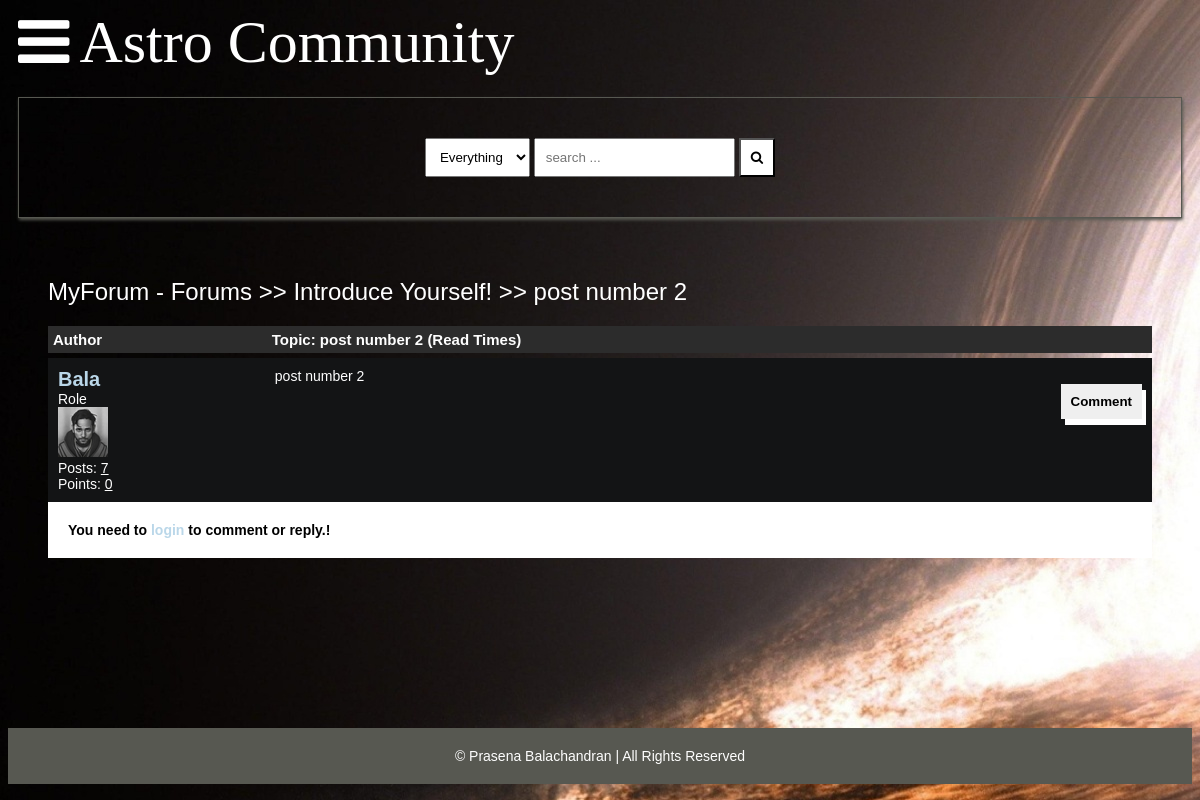
The app's page /detail/post-number-2/, older data.
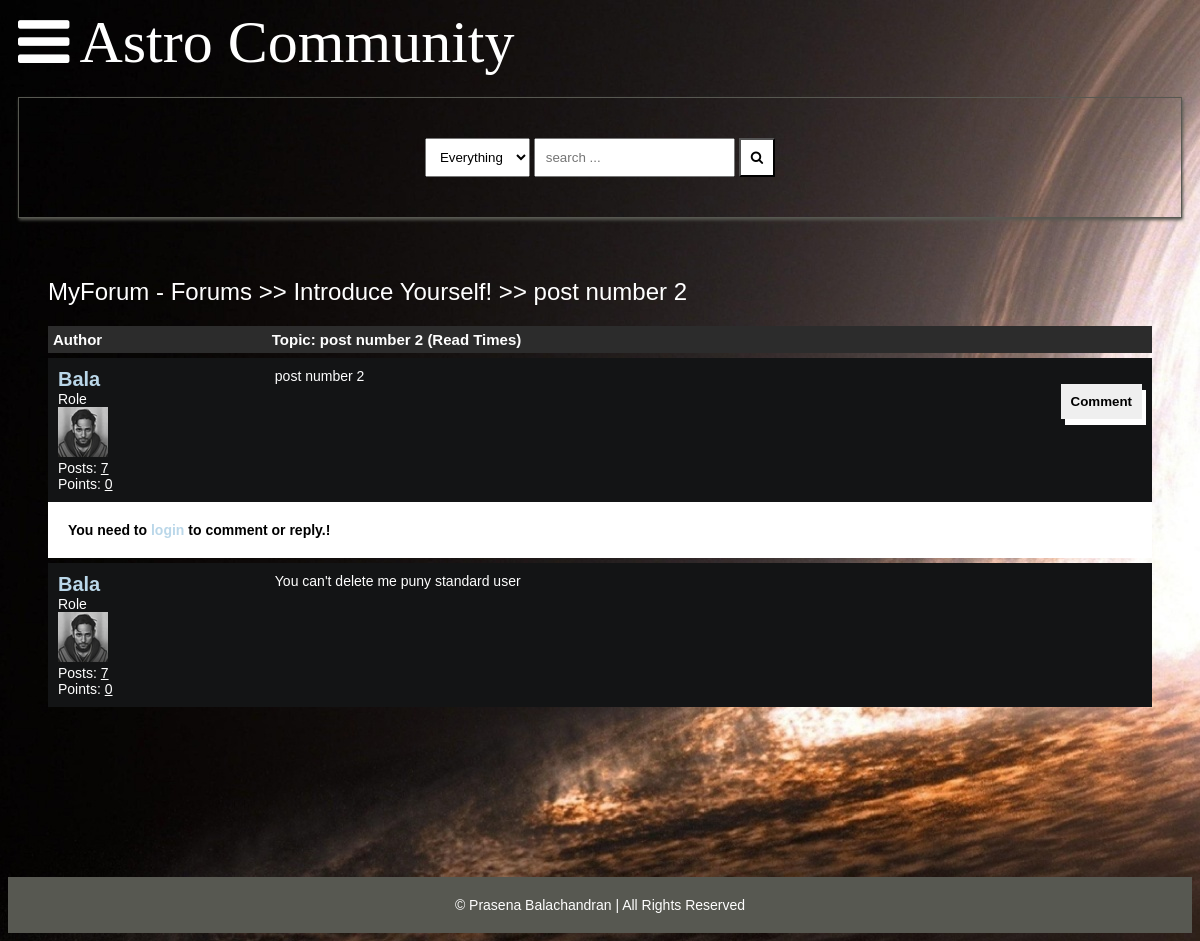
The same page, newer data.
### main/models.py (models this page shows, shortened)
class Comment(models.Model):
    user = models.ForeignKey(Author, on_delete=models.CASCADE)
    content = models.TextField()
    date = models.DateTimeField(auto_now_add=True)
    replies = models.ManyToManyField(Reply, blank=True)

class Author(models.Model):
    user = models.ForeignKey(User, on_delete=models.CASCADE)
    fullname = models.CharField(max_length=40, blank=True)
    slug = slug = models.SlugField(max_length=400, unique=True, blank=True)
    bio = HTMLField()
    points = models.IntegerField(default=0)
    profile_pic = ResizedImageField(
        size=[50, 80],
        quality=100,
        upload_to="authors",
        default=None,
        null=True,
        blank=True,
    )
    @property
    def num_posts(self):
        return Post.objects.filter(user=self).count()

### main/views.py (the view, shortened to what this page needs)
# urls.py: path("detail/<slug>/", detail, name="detail"),
def detail(request, slug):
    post = get_object_or_404(Post, slug=slug)
    if request.user.is_authenticated:
        author = Author.objects.get(user=request.user)
    context = {
        "post": post,
        "title": "ASTRO: "+post.title,
    }
    update_views(request, post)
    return render(request, "detail.html", context)

### main/context_processors.py (called while the page is built, shortened)
def searchFunction(request):
    search_context = {}
    posts = Post.objects.all()
    return search_context

### main/models.py (called while the page is built)
    def __str__(self):
        return self.title

    def get_url(self):
        return reverse("posts", kwargs={"slug": self.slug})

    def get_url(self):
        return reverse("detail", kwargs={"slug": self.slug})

### main/utils.py (called while the page is built)
def update_views(request, object):
    context = {}
    hit_count = get_hitcount_model().objects.get_for_object(object)
    hits = hit_count.hits
    hitcontext = context["hitcount"] = {"pk": hit_count.pk}
    hit_count_response = HitCountMixin.hit_count(request, hit_count)
    if hit_count_response.hit_counted:
        hits = hits+1
        hitcontext["hitcounted"] = hit_count_response.hit_counted
        hitcontext["hit_message"] = hit_count_response.hit_message
        hitcontext["total_hits"] = hits

### templates/detail.html (shortened to what this page needs)
{% extends 'base.html' %} {% load hitcount_tags %} {% block content %}
<div class="container">
	<div class="navigate">
		<span><a href="{% url 'home' %}">MyForum - Forums</a> >> <a href="{{post.categories.all.0.get_url}}">{{post.categories.all.0}}</a> >> <a href="{{post.get_url}}">{{post.title}}</a></span>
	</div>
	<div class="topic-container">
		<div class="head">
			<div class="authors">Author</div>
			<div class="content">Topic: {{post.title}} (Read {% get_hit_count for post %} Times)</div>
		</div>
		<div class="body">
			<div class="authors">
				<div class="username"><a href="javascript:void(0)">{{post.user.fullname|title}}</a></div>
				<div>Role</div>
				<img src="{{post.user.profile_pic.url}}" alt="" />
				<div>Posts: <u>{{post.user.num_posts}}</u></div>
				<div>Points: <u>{{post.user.points}}</u></div>
			</div>
			<div class="content">
				{{post.content|safe}}
				<br />
				<div class="comment">
					<button onclick="showComment()">Comment</button>
				</div>
			</div>
		</div>
	</div>
	{% if post.closed == True %}
	<div style="background-color: #fff; color: #000; font-weight: bolder; padding: 20px; width: 100%;">This Topic Is Closed!</div>
	{% else %} {% if request.user.is_authenticated %}
	<form action="." method="post">
		{% csrf_token %}
		<div class="comment-area hide" id="comment-area">
			<textarea name="comment" id="" placeholder="comment here ... "></textarea>
			<input type="submit" value="submit" name="comment-form" />
		</div>
	</form>
	{% else %}
	<div style="background-color: #fff; color: #000; font-weight: bolder; padding: 20px; width: 100%;">
		You need to <a href="{% url 'signin' %}"><b>login</b></a> to comment or reply.!
	</div>
	{% endif %} {% endif %}
	{% for comment in post.comments.all %}
	<div class="comments-container">
		<div class="body">
			<div class="authors">
				<div class="username"><a href="javascript:void(0)">{{comment.user.fullname|title}}</a></div>
				<div>Role</div>
				<img src="{{comment.user.profile_pic.url}}" alt="" />
				<div>Posts: <u>{{comment.user.num_posts}}</u></div>
				<div>Points: <u>{{comment.user.points}}</u></div>
			</div>
			<div class="content">
				{{ comment.content }}
				<br />
				<br />
			</div>
		</div>
	</div>
	 {% endfor %}
</div>
{% endblock content %}

Row changes from the older to the newer data that the page shows:
added Comment: user.fullname "Bala", user.profile_pic (placeholder picture), user.num_posts "7", user.points "0", content "You can't delete me puny standard user"
